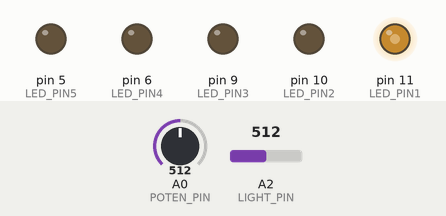
This sketch was run on a simulated Arduino Uno, built with avr-gcc and run on an emulated ATmega328P. Parts: output pins drawn as LEDs (lit = HIGH). Inputs (shaded band) come from the test bench; at power-on: A0 (POTEN_PIN) = 512, A2 (LIGHT_PIN) = 512.

Above: at 1.2 s.
1.3 s: A0 (POTEN_PIN) set to 540
At 2.0 s:
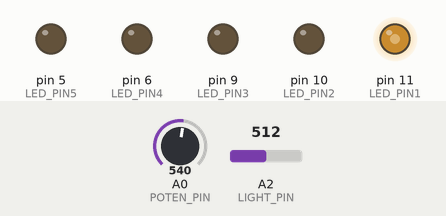
2.8 s: A2 (LIGHT_PIN) set to 540
At 3.1 s:
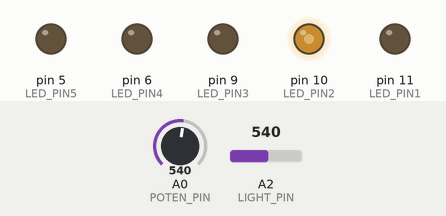
4.3 s: A0 (POTEN_PIN) set to 511
At 5.5 s:
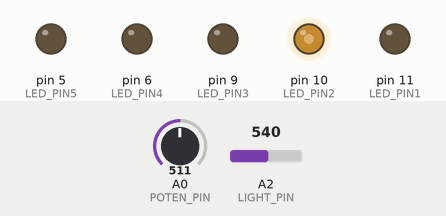
5.8 s: A2 (LIGHT_PIN) set to 620
At 6.6 s:
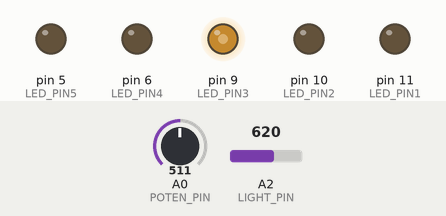
7.3 s: A2 (LIGHT_PIN) set to 700
At 7.8 s:
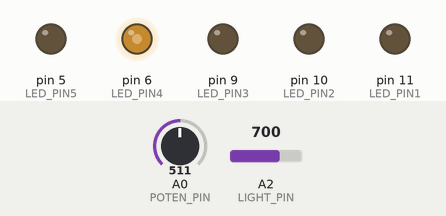
8.8 s: A0 (POTEN_PIN) set to 620
At 10.1 s:
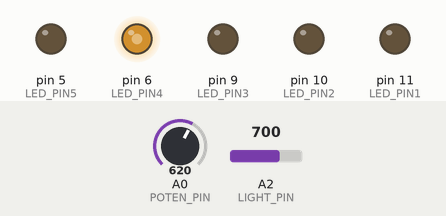
Timing chart, 0 to 11.3 s (numbered marks = the images above; inputs shaded):
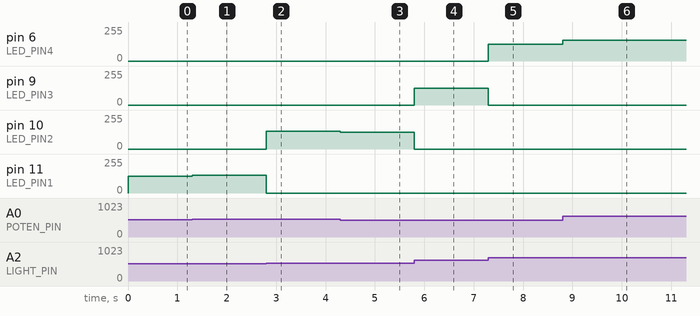

Measured:
- after the input at 1.3 s, pin 11 (LED_PIN1): 127/255 → 134/255 at once
- after the input at 2.8 s, pin 10 (LED_PIN2): 0/255 → 134/255 at once; pin 11 (LED_PIN1): 134/255 → 0/255 at once
- after the input at 4.3 s, pin 10 (LED_PIN2): 134/255 → 127/255 at once
- after the input at 5.8 s, pin 9 (LED_PIN3): 0/255 → 127/255 at once; pin 10 (LED_PIN2): 127/255 → 0/255 at once
- after the input at 7.3 s, pin 6 (LED_PIN4): 0/255 → 127/255 at once; pin 9 (LED_PIN3): 127/255 → 0/255 at once
- after the input at 8.8 s, pin 6 (LED_PIN4): 127/255 → 154/255 at once

The sketch:

Potentionmeter_CDS.ino
```cpp
#define LIGHT_PIN A2
#define POTEN_PIN A0
#define LED_PIN1 11
#define LED_PIN2 10
#define LED_PIN3 9
#define LED_PIN4 6
#define LED_PIN5 5

void setup() {
  // put your setup code here, to run once:
  pinMode(LIGHT_PIN, INPUT);
  pinMode(LED_PIN1, OUTPUT);
  pinMode(LED_PIN2, OUTPUT);
  pinMode(LED_PIN3, OUTPUT);
  pinMode(LED_PIN4, OUTPUT);
  pinMode(LED_PIN5, OUTPUT);
}

void loop() {
  // put your main code here, to run repeatedly:
  int light=analogRead(LIGHT_PIN);
  int readVal=analogRead(POTEN_PIN);
  int selectLED = -1;
  int i=0;

  if(light<530)
    selectLED = 11;
   else if(light<610)
    selectLED = 10;
   else if(light<690)
    selectLED = 9;
   else if(light<770)
    selectLED = 6;
   else
    selectLED = 5;
  readVal=map(readVal,0,1023,0,255);

  for(i=5; i<=11; i++){
    if(i!=7 || i!=8){
      if(selectLED != i){
        digitalWrite(i, LOW);
      }
      else {
        analogWrite(i, readVal);
      }
    }
  }


}
```
